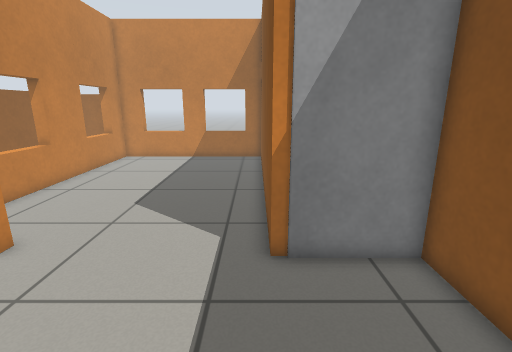
[1] (above)

12 first-person views from a walk through a Gazebo world. The camera is 0.98 m above the floor, tilts 14° down and sees 85° across. The floor is counted in squares, 0.25 m on a side. Each view is taken from the middle of a square. On the plan, view 1 faces up. The plan holds only what a view shows up to about 20 squares ahead; the rest is blank. The place goes on beyond the plan.

[2]
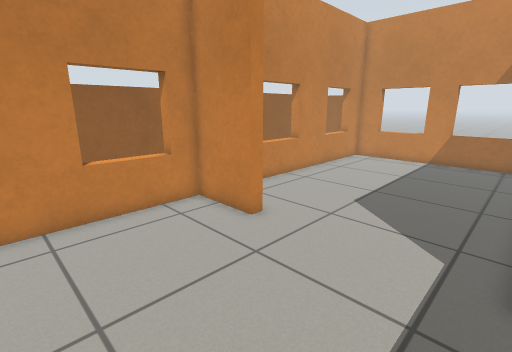

[3]
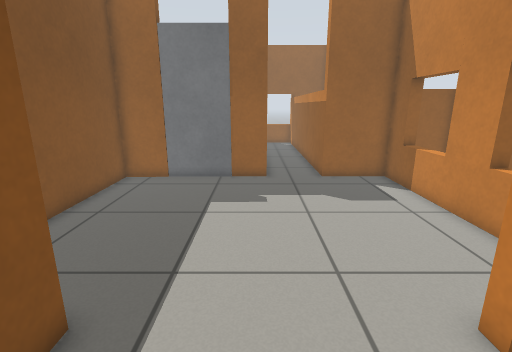

[4]
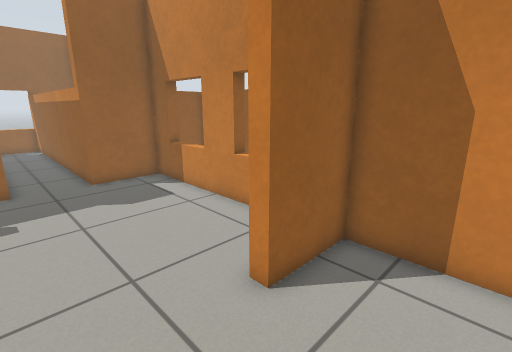

[5]
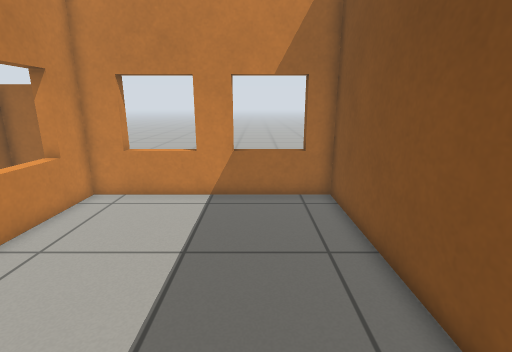

[6]
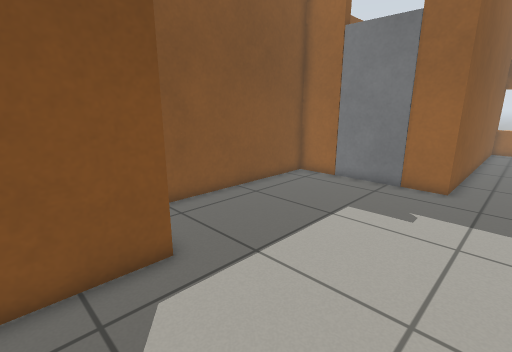

[7]
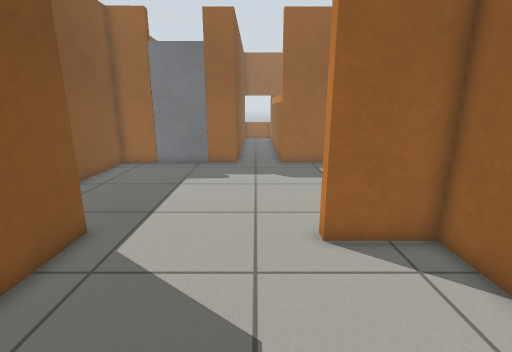

[8]
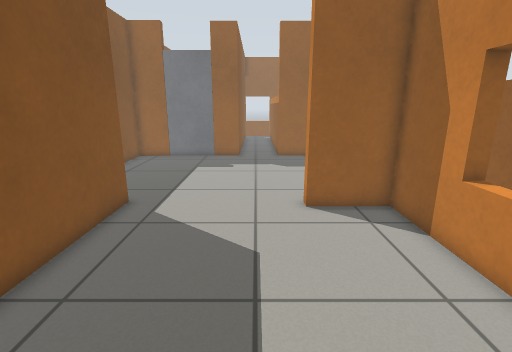

[9]
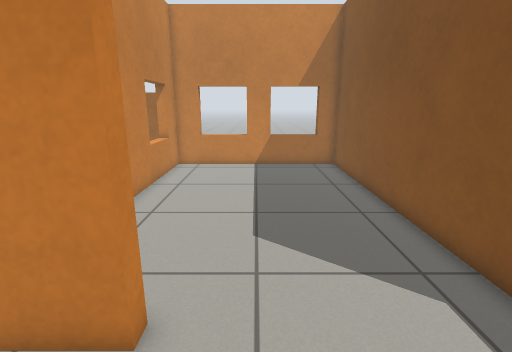

[10]
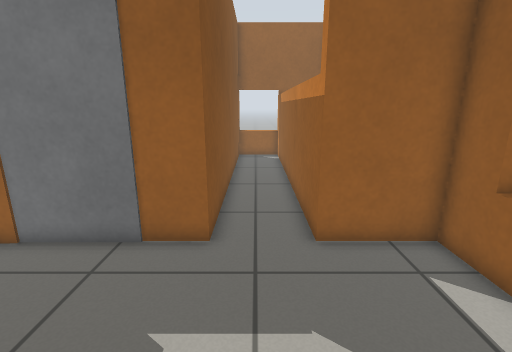

[11]
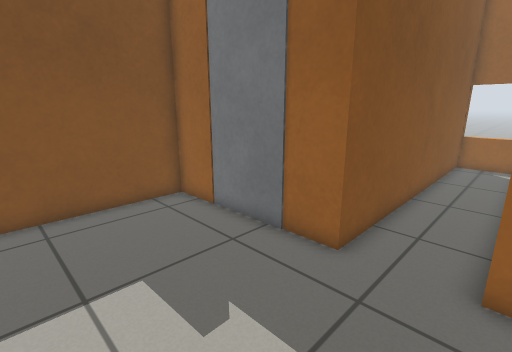

[12]
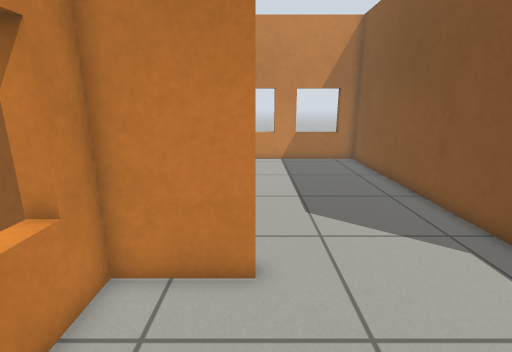

### Floor plan
Points are (right, up) in squares from view 1. A wall is a line through its corners. A room is listed if a view was taken in it or the views show most of it. See-through windows are left out.
Room 1 (views 1, 2, 9, 10, 11, 12)
walls: (1.9, -4.6) (4.4, -4.6) (4.4, 5.5); (0.9, 6.8) (0.4, 6.8); (-7, 6.8) (-10.4, 6.8) (-10.4, -4.6) (-6.8, -4.6) (-6.8, -13.5); (-3.6, -13.5) (-3.6, -4.6) (-1.5, -4.6)
ways out: opening at (-4, 7) to room 2; opening at (2.5, 6.5)
objects: door leaf (-1, -5) to (1, -5)
Room 2 (views 3, 4, 5, 6, 7, 8)
walls: (0.4, 6.8) (0.4, 22.2) (-10.4, 22.2) (-10.4, 7.4) (-7, 7.4) (-7, 6.8)
ways out: opening at (-4, 7) to room 1

Positions as (right, up) in squares from view 1, and headings:
1: (0, 0), facing up
2: (0, 0), facing up-left
3: (-3, 11), facing down
4: (-3, 11), facing down-left
5: (-3, 10), facing up
6: (-6, 10), facing down-right
7: (-5, 15), facing down
8: (-5, 18), facing down
9: (-5, 3), facing up
10: (-5, 3), facing down
11: (-7, 2), facing down-right
12: (-7, 1), facing up
